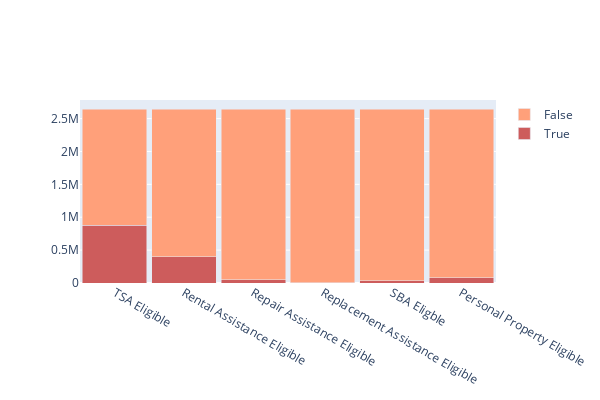

Source (notebook cell):
### Code cell
# Visualize some boolean columns
import plotly.graph_objects as go

fig1 = go.Figure(data=[go.Bar(x=['TSA Eligible',  'Rental Assistance Eligible', 'Repair Assistance Eligible', 'Replacement Assistance Eligible', 'SBA Eligble', 'Personal Property Eligible'], 
                              y =[femaDf['tsaEligible'].sum(),
                                  femaDf['rentalAssistanceEligible'].sum(), 
                                  femaDf['repairAssistanceEligible'].sum(),
                                  femaDf['replacementAssistanceEligible'].sum(),
                                  femaDf['sbaEligible'].sum(),
                                  femaDf['personalPropertyEligible'].sum()], 
                                  name='True', marker_color='indianred'),
                       go.Bar(x=['TSA Eligible',  'Rental Assistance Eligible', 'Repair Assistance Eligible', 'Replacement Assistance Eligible', 'SBA Eligble', 'Personal Property Eligible'], 
                              y =[(~femaDf['tsaEligible']).sum(),
                                  (~femaDf['rentalAssistanceEligible']).sum(), 
                                  (~femaDf['repairAssistanceEligible']).sum(),
                                  (~femaDf['replacementAssistanceEligible']).sum(),
                                  (~femaDf['sbaEligible']).sum(),
                                  (~femaDf['personalPropertyEligible']).sum()], 
                                  name='False', marker_color='lightsalmon')])
fig1.update_layout(barmode='stack',   bargap=0.07, width=600, height=400)

### Figure 1 — Plotly figure (JSON) as saved in the notebook; plotly's stock layout.template omitted (floating-point values rounded to 4 significant figures)
{"data": [{"marker": {"color": "indianred"}, "name": "True", "type": "bar", "x": ["TSA Eligible", "Rental Assistance Eligible", "Repair Assistance Eligible", "Replacement Assistance Eligible", "SBA Eligble", "Personal Property Eligible"], "y": [879303, 401149, 48010, 345, 30909, 78375]}, {"marker": {"color": "lightsalmon"}, "name": "False", "type": "bar", "x": ["TSA Eligible", "Rental Assistance Eligible", "Repair Assistance Eligible", "Replacement Assistance Eligible", "SBA Eligble", "Personal Property Eligible"], "y": [1764140, 2242294, 2595433, 2643098, 2612534, 2565068]}], "layout": {"bargap": 0.07, "barmode": "stack", "height": 400, "width": 600}}
